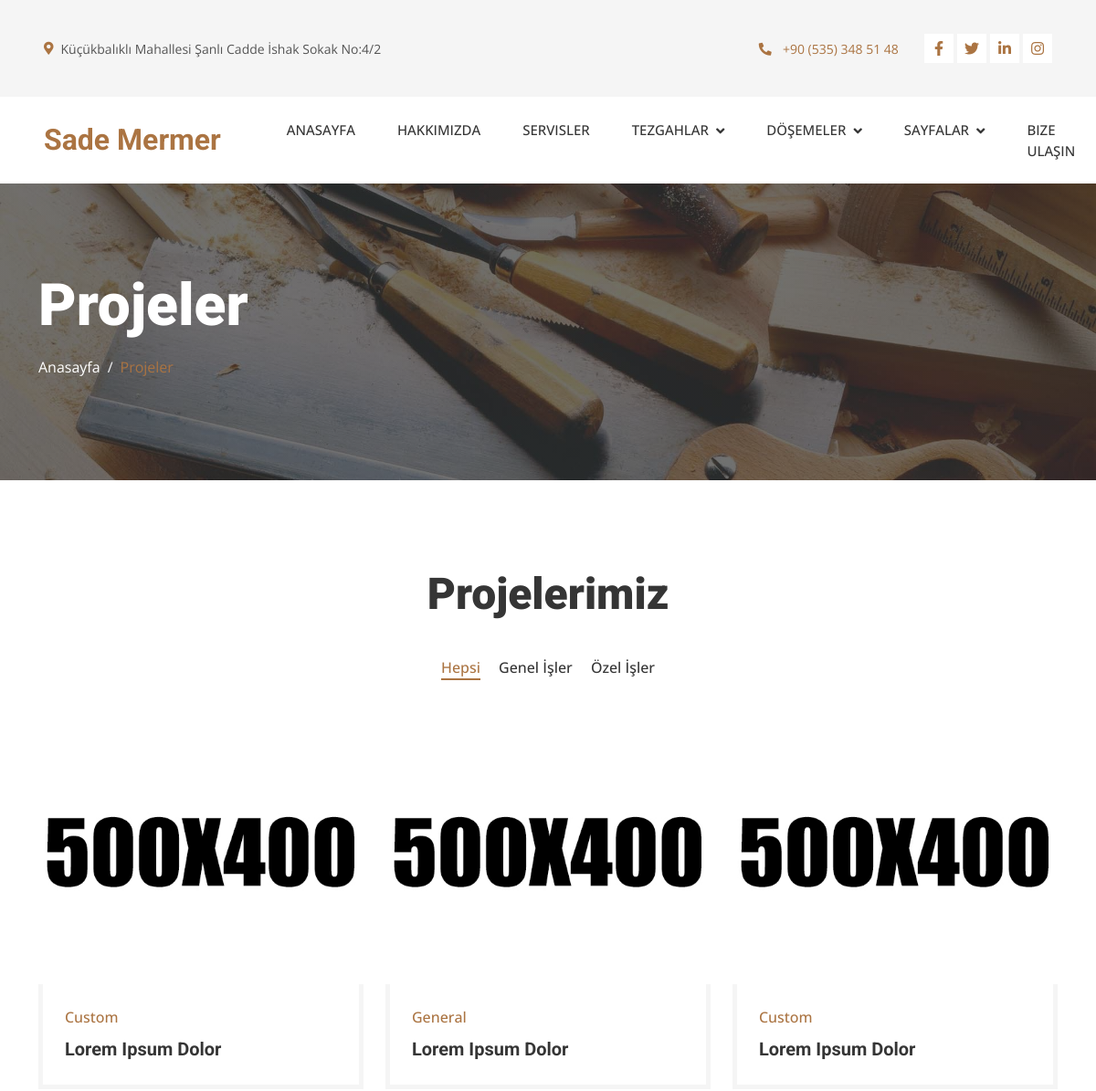
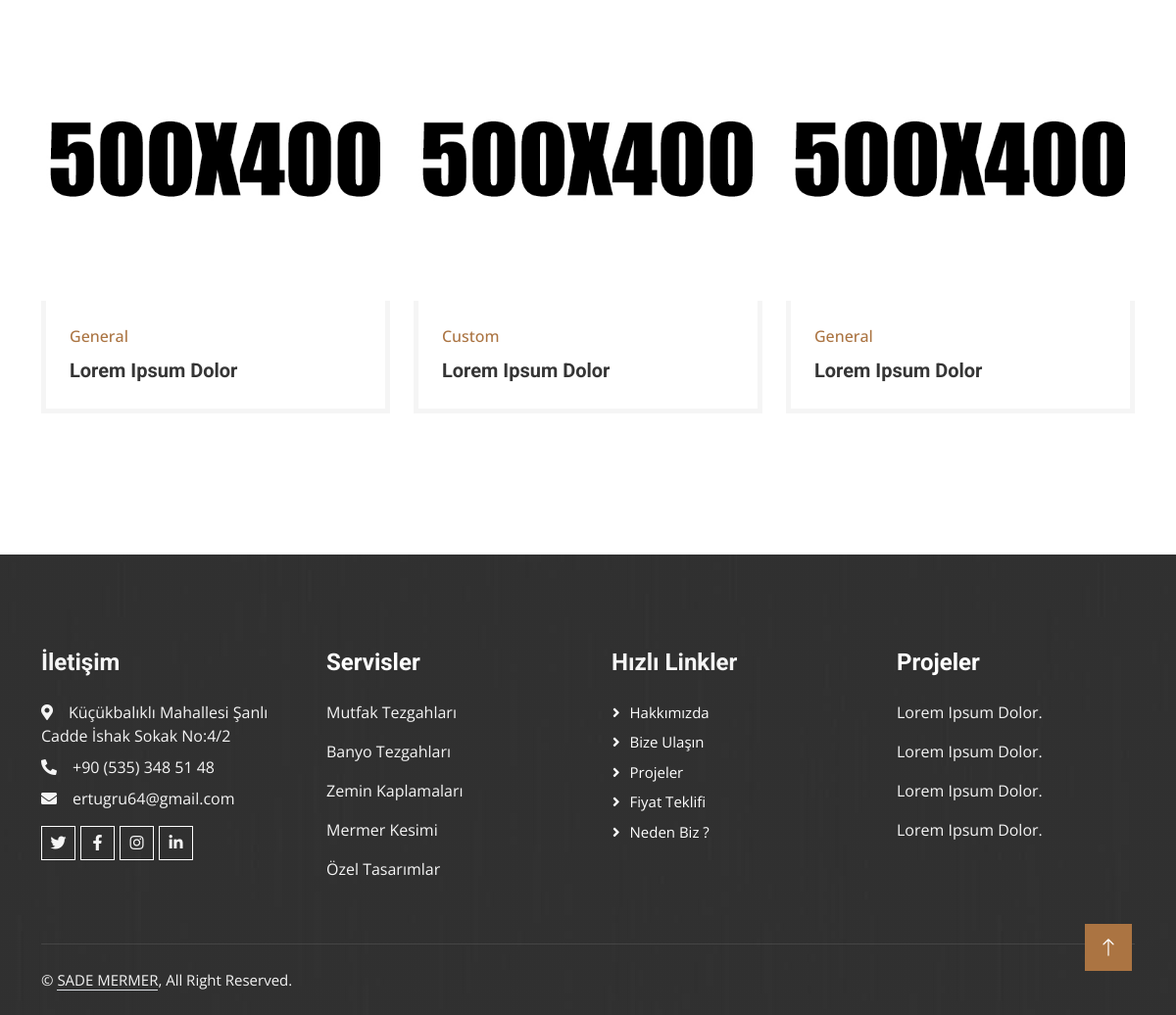
Screenshot of /project with the database file from the repository (2 pictures, top to bottom).
### insaat/models.py (models this page shows, shortened)
class Communicate(models.Model):
    phone_number = models.CharField(null=True, blank=True, max_length=100)
    address = models.CharField(null=True, blank=True, max_length=100)
    hour = models.CharField(null=True, blank=True, max_length=100)
    facebook_link = models.CharField(null=True, blank=True, max_length=100)
    x_link = models.CharField(null=True, blank=True, max_length=100)
    instagram_link = models.CharField(null=True, blank=True, max_length=100)
    linkedin_link = models.CharField(null=True, blank=True, max_length=100)
    mail = models.CharField(null=True, blank=True, max_length=100)
    class Meta:
        verbose_name = 'sosyal medya hesabı'
        verbose_name_plural = 'Sosyal Medya Hesapları'

class ProjectImage(models.Model):
    project_image = models.ImageField(null=True, blank=True, upload_to="images/")
    project_title = models.CharField(null=True, blank=True, max_length=50)
    project_choices = models.CharField(null=True, blank=True, max_length=50)
    PROJECT_CHOICES = [
        ('General', 'General Carpentry'),
        ('Custom', 'Custom Carpentry'),
    ]
    project_choices = models.CharField(
        max_length=20,
        choices=PROJECT_CHOICES,
        default='General',
        null=True,
        blank=True
    )
    class Meta:
        verbose_name = 'Proje'
        verbose_name_plural = 'Projeler'

### insaat/views.py (the view)
# urls.py: path('project', views.project, name='project'),
def project(request):
    project_images = ProjectImage.objects.all()
    logo_images = Logo.objects.all()
    context = {
            'communication_info': communication_info,
            'project_images': project_images,
            'logo_images': logo_images,
            'categories': categories,
            'products': products,
            'floor_categories': floor_categories,
        }
    return render(request, "project.html", context)

### insaat/templates/project.html (shortened to what this page needs)
{% extends 'layouts/base.html' %}
{% load static %}
{% block content %}
    <div class="container-fluid page-header py-5 mb-5">
        <div class="container py-5">
            <h1 class="display-3 text-white mb-3 animated slideInDown">Projeler</h1>
            <nav aria-label="breadcrumb animated slideInDown">
                <ol class="breadcrumb">
                    <li class="breadcrumb-item"><a class="text-white" href="{% url 'index' %}">Anasayfa</a></li>
                    <li class="breadcrumb-item text-white active" aria-current="page"><a href="{% url 'project' %}">Projeler</a></li>
                </ol>
            </nav>
        </div>
    </div>
    {% include 'components/projects.html' %}
{% endblock %}

### insaat/templates/layouts/topbar.html (shortened to what this page needs)
<div class="container-fluid bg-light p-0">
    <div class="row gx-0 d-none d-lg-flex">
        <div class="col-lg-7 px-5 text-start">
            <div class="h-100 d-inline-flex align-items-center py-3 me-4">
                <small class="fa fa-map-marker-alt text-primary me-2"></small>
                <small>{{ communication_info.address }}</small>
            </div>
            <div class="h-100 d-inline-flex align-items-center py-3">
                <small>{{ communication_info.hour }}</small>
            </div>
        </div>
        <div class="col-lg-5 px-5 text-end">
            <div class="h-100 d-inline-flex align-items-center py-3 me-4">
                <a href="tel:{{ communication_info.phone_number }}"><small class="fa fa-phone-alt text-primary me-2"></small>
                <small>{{ communication_info.phone_number }}</small></a>
            </div>
            <div class="h-100 d-inline-flex align-items-center">
                <a class="btn btn-sm-square bg-white text-primary me-1" href="{{ communication_info.facebook_link }}"><i class="fab fa-facebook-f"></i></a>
                <a class="btn btn-sm-square bg-white text-primary me-1" href="{{ communication_info.x_link }}"><i class="fab fa-twitter"></i></a>
                <a class="btn btn-sm-square bg-white text-primary me-1" href="{{ communication_info.linkedin_link }}"><i class="fab fa-linkedin-in"></i></a>
                <a class="btn btn-sm-square bg-white text-primary me-0" href="{{ communication_info.instagram_link }}"><i class="fab fa-instagram"></i></a>
            </div>
        </div>
    </div>
</div>

### insaat/templates/components/projects.html (shortened to what this page needs)
{% load static %}
<div class="container-xxl py-5">
    <div class="container">
        <div class="text-center">
            <h1 class="display-5 mb-5">Projelerimiz</h1>
        </div>
        <div class="row mt-n2 wow fadeInUp" data-wow-delay="0.3s">
            <div class="col-12 text-center">
                <ul class="list-inline mb-5" id="portfolio-flters">
                    <li class="mx-2 active" data-filter="*">Hepsi</li>
                    <li class="mx-2" data-filter=".general">Genel İşler</li>
                    <li class="mx-2" data-filter=".custom">Özel İşler</li>
                </ul>
            </div>
        </div>
        <div class="row g-4 portfolio-container">
            {% for project_image in project_images %}
                <div class="col-lg-4 col-md-6 portfolio-item {% if project_image.project_choices == 'General' %}general{% elif project_image.project_choices == 'Custom' %}custom{% endif %} wow fadeInUp" data-wow-delay="{{ forloop.counter|divisibleby:2|yesno:'0.1s,0.3s' }}">
                    <div class="rounded overflow-hidden">
                        <div class="position-relative overflow-hidden">
                            <img class="img-fluid w-100" src="{{ project_image.project_image.url }}" alt="">
                        </div>
                        <div class="border border-5 border-light border-top-0 p-4">
                            <p class="text-primary fw-medium mb-2">{{ project_image.project_choices }}</p>
                            <h5 class="lh-base mb-0">{{ project_image.project_title }}</h5>
                        </div>
                    </div>
                </div>
            {% endfor %}
        </div>
    </div>
</div>

### insaat/templates/layouts/footer.html (shortened to what this page needs)
<div class="container-fluid bg-dark text-light footer mt-5 pt-5 wow fadeIn" data-wow-delay="0.1s">
    <div class="container py-5">
        <div class="row g-5">
            <div class="col-lg-3 col-md-6">
                <h4 class="text-light mb-4">İletişim</h4>
                <p class="mb-2"><i class="fa fa-map-marker-alt me-3"></i>{{ communication_info.address }}</p>
                <p class="mb-2"><i class="fa fa-phone-alt me-3"></i>{{ communication_info.phone_number }}</p>
                <p class="mb-2"><i class="fa fa-envelope me-3"></i>{{ communication_info.mail }}</p>
                <div class="d-flex pt-2">
                    <a class="btn btn-outline-light btn-social" href="{{ communication_info.x_link }}"><i class="fab fa-twitter"></i></a>
                    <a class="btn btn-outline-light btn-social" href="{{ communication_info.facebook_link }}"><i class="fab fa-facebook-f"></i></a>
                    <a class="btn btn-outline-light btn-social" href="{{ communication_info.instagram_link }}"><i class="fab fa-instagram"></i></a>
                    <a class="btn btn-outline-light btn-social" href="{{ communication_info.linkedin_link }}"><i class="fab fa-linkedin-in"></i></a>
                </div>
            </div>
            <div class="col-lg-3 col-md-6">
                <h4 class="text-light mb-4"><a href="{% url 'service' %}" style="color: white;">Servisler</a></h4>
                <p>Mutfak Tezgahları</p>
                <p>Banyo Tezgahları</p>
                <p>Zemin Kaplamaları</p>
                <p>Mermer Kesimi</p>
                <p>Özel Tasarımlar</p>
            </div>
            <div class="col-lg-3 col-md-6">
                <h4 class="text-light mb-4">Hızlı Linkler</h4>
                <a class="btn btn-link" href="{% url 'about' %}">Hakkımızda</a>
                <a class="btn btn-link" href="{% url 'contact' %}">Bize Ulaşın</a>
                <a class="btn btn-link" href="{% url 'project' %}">Projeler</a>
                <a class="btn btn-link" href="{% url 'freequote' %}">Fiyat Teklifi</a>
                <a class="btn btn-link" href="{% url 'feature' %}">Neden Biz ?</a>
            </div>
            <div class="col-lg-3 col-md-6">
                <h4 class="text-light mb-4"><a href="{% url 'project' %}" style="color: white;">Projeler</a></h4>
                <p>Lorem Ipsum Dolor.</p>
                <p>Lorem Ipsum Dolor.</p>
                <p>Lorem Ipsum Dolor.</p>
                <p>Lorem Ipsum Dolor.</p>
            </div>
        </div>
    </div>
    <div class="container">
        <div class="copyright">
            <div class="row">
                <div class="col-md-6 text-center text-md-start mb-3 mb-md-0">
                    &copy; <a class="border-bottom" href="{% url 'index' %}">SADE MERMER</a>, All Right Reserved.
                </div>
                <div class="col-md-6 text-center text-md-end">
                </div>
            </div>
        </div>
    </div>
</div>

### static/css/style.css (style rules this page uses)
:root { --primary: #AB7442; --light: #F5F5F5; --dark: #353535; }
.fw-medium { font-weight: 500 !important; }
.btn { font-weight: 500; transition: .5s; }
.btn-sm-square { width: 32px; height: 32px; }
.btn-square, .btn-sm-square, .btn-lg-square { padding: 0; display: flex; align-items: center; justify-content: center; font-weight: normal; }
.page-header { background: linear-gradient(rgba(53, 53, 53, .7), rgba(53, 53, 53, .7)), url(../img/carousel-1.jpg) center center no-repeat; background-size: cover; }
.breadcrumb-item + .breadcrumb-item::before { color: var(--light); }
#portfolio-flters li { display: inline-block; font-weight: 500; color: var(--dark); cursor: pointer; transition: .5s; border-bottom: 2px solid transparent; }
#portfolio-flters li:hover, #portfolio-flters li.active { color: var(--primary); border-color: var(--primary); }
.portfolio-item img { transition: .5s; }
.footer { background: linear-gradient(rgba(53, 53, 53, .7), rgba(53, 53, 53, .7)), url(../img/footer.jpg) center center no-repeat; background-size: cover; }
.footer .btn.btn-social { margin-right: 5px; width: 35px; height: 35px; display: flex; align-items: center; justify-content: center; color: var(--light); border: 1px solid #FFFFFF; transition: .3s; }
.footer .btn.btn-link { display: block; margin-bottom: 5px; padding: 0; text-align: left; color: #FFFFFF; font-size: 15px; font-weight: normal; text-transform: capitalize; transition: .3s; }
.footer .btn.btn-link::before { position: relative; content: "\f105"; font-family: "Font Awesome 5 Free"; font-weight: 900; margin-right: 10px; }
.footer .copyright { padding: 25px 0; font-size: 15px; border-top: 1px solid rgba(256, 256, 256, .1); }
.footer .copyright a { color: var(--light); }

### rows the page displays
Communicate: address "Küçükbalıklı Mahallesi Şanlı Cadde İshak Sokak No:4/2", phone_number "+90 (535) 348 51 48", mail "ertugru64@gmail.com"
ProjectImage: project_image (picture), project_choices "Custom", project_title "Lorem Ipsum Dolor"
ProjectImage: project_image (picture), project_choices "General", project_title "Lorem Ipsum Dolor"
ProjectImage: project_image (picture), project_choices "Custom", project_title "Lorem Ipsum Dolor"
ProjectImage: project_image (picture), project_choices "General", project_title "Lorem Ipsum Dolor"
ProjectImage: project_image (picture), project_choices "Custom", project_title "Lorem Ipsum Dolor"
ProjectImage: project_image (picture), project_choices "General", project_title "Lorem Ipsum Dolor"
